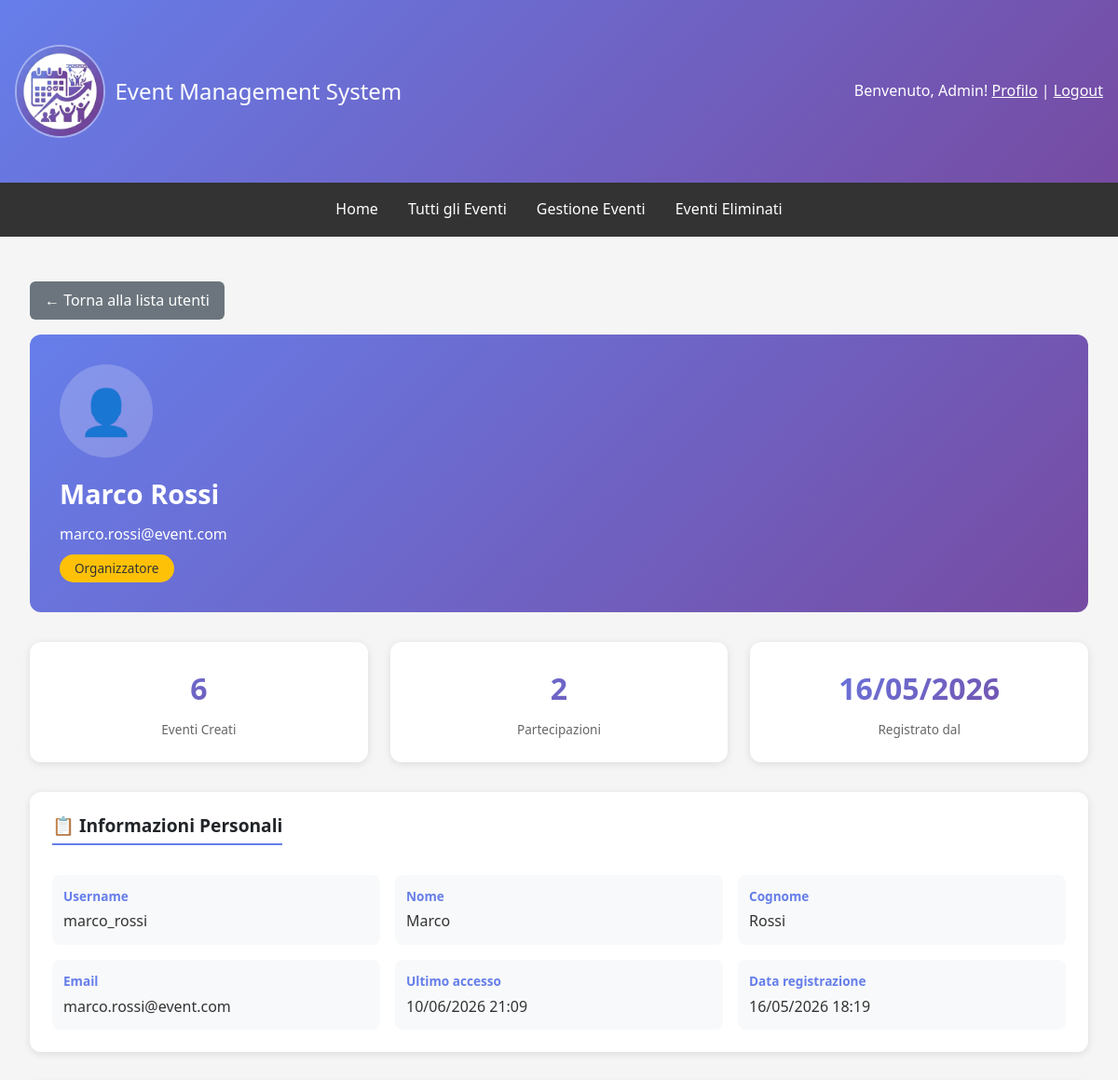
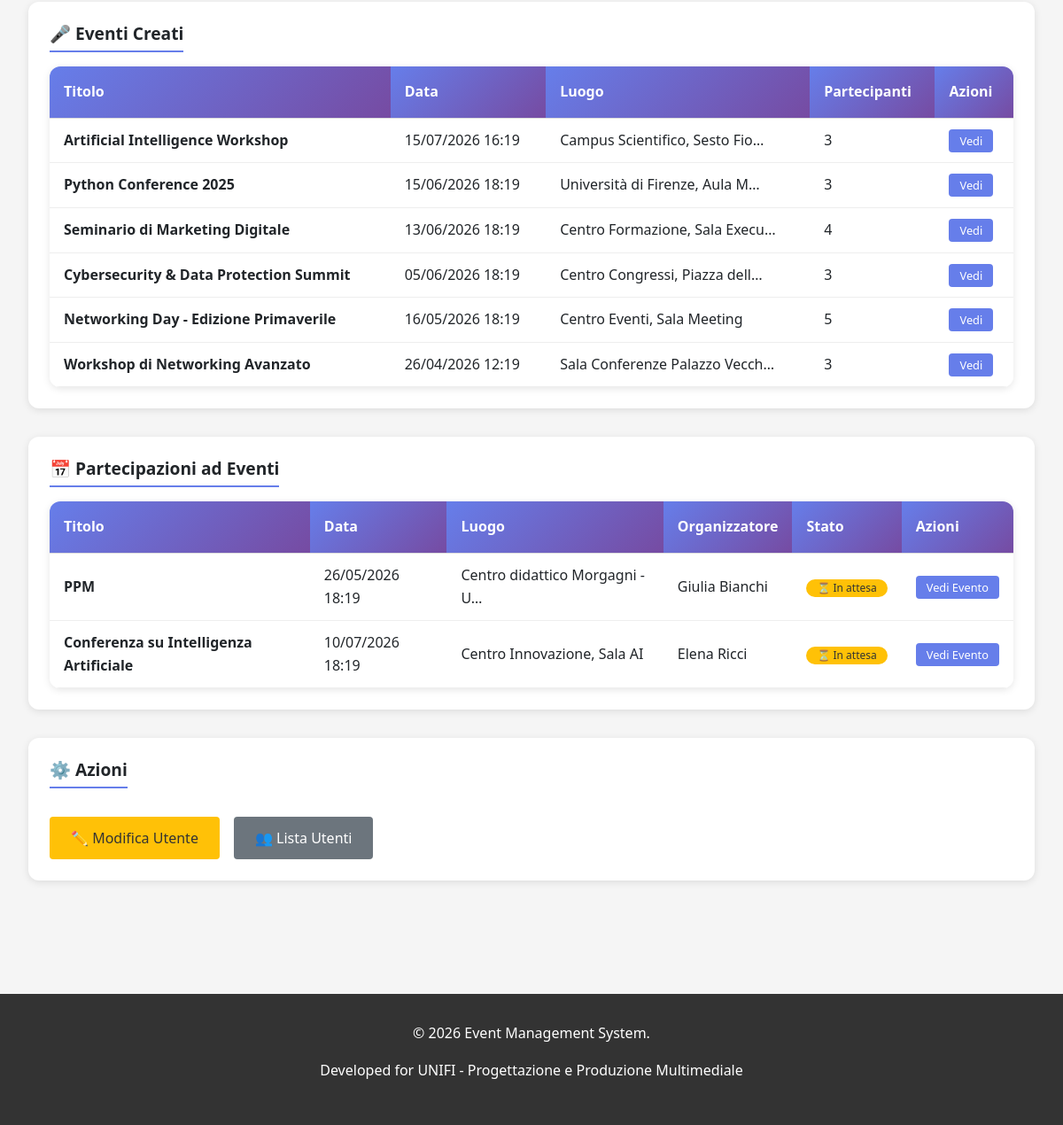
The page /users/admin/users/435/ (signed in) on the database its author committed (2 pictures, top to bottom).
### events/models.py (models this page shows, shortened)
class Event(models.Model):
    STATUS_CHOICES = [('draft', 'Bozza'), ('published', 'Pubblicato'), ('ongoing', 'In Corso'), ('completed', 'Completato'), ('cancelled', 'Annullato')]
    title = models.CharField(max_length=200, verbose_name='Titolo')
    description = models.TextField(verbose_name='Descrizione')
    organizer = models.ForeignKey(User, on_delete=models.CASCADE, related_name='organized_events', verbose_name='Organizzatore')
    location = models.CharField(max_length=255, verbose_name='Luogo')
    start_date = models.DateTimeField(verbose_name='Data e Ora Inizio')
    end_date = models.DateTimeField(verbose_name='Data e Ora Fine')
    max_attendees = models.IntegerField(null=True, blank=True, verbose_name='Numero Massimo Partecipanti')
    image = models.ImageField(upload_to='event_images/', blank=True, null=True, verbose_name='Immagine')
    status = models.CharField(max_length=15, choices=STATUS_CHOICES, default='draft', verbose_name='Stato')
    created_at = models.DateTimeField(auto_now_add=True)
    updated_at = models.DateTimeField(auto_now=True)
    deleted_at = models.DateTimeField(null=True, blank=True, verbose_name='Eliminato il')
    class Meta:
        ordering = ['-start_date']
        permissions = [('can_create_event', 'Può creare eventi'), ('can_edit_own_events', 'Può modificare i propri eventi'), ('can_delete_own_events', 'Può eliminare i propri eventi'), ('can_view_attendees', 'Può visualizzare la lista dei partecipanti')]

class EventRegistration(models.Model):
    STATUS_CHOICES = [('pending', 'In Attesa'), ('confirmed', 'Confermato'), ('cancelled', 'Annullato'), ('attended', 'Partecipato')]
    event = models.ForeignKey(Event, on_delete=models.CASCADE)
    user = models.ForeignKey(User, on_delete=models.CASCADE, related_name='event_registrations')
    status = models.CharField(max_length=15, choices=STATUS_CHOICES, default='pending')
    registered_at = models.DateTimeField(auto_now_add=True)
    updated_at = models.DateTimeField(auto_now=True)
    class Meta:
        unique_together = ('event', 'user')
        ordering = ['-registered_at']

### users/views.py (the view)
# urls.py: path('admin/users/<int:user_id>/', views.user_detail, name='user_detail'),
@user_passes_test(is_admin)
def user_detail(request, user_id):
    user = get_object_or_404(User.objects.select_related('profile'), id=user_id)
    events_organized = user.organized_events.all() if hasattr(user, 'organized_events') else []
    try:
        events_attending = user.event_registrations.filter(
            ~Q(status='cancelled')
        ).select_related('event', 'event__organizer')
    except:
        events_attending = []
    context = {
        'user_detail': user,
        'events_organized': events_organized,
        'events_attending': events_attending,
    }
    return render(request, 'users/user_detail.html', context)

### templates/users/user_detail.html (shortened to what this page needs)
{% extends 'base.html' %}
{% block content %}
<div class="profile-container">
    <a href="{% url 'users:user_list' %}" class="btn-back">
        ← Torna alla lista utenti
    </a>
    <div class="profile-header">
        <div class="profile-avatar">
            {% if user_detail.profile.avatar %}
                <img src="{{ user_detail.profile.avatar.url }}" alt="{{ user_detail.username }}" style="width: 100%; height: 100%; border-radius: 50%; object-fit: cover;">
            {% else %}
                👤
            {% endif %}
        </div>
        <div class="profile-name">{{ user_detail.get_full_name|default:user_detail.username }}</div>
        <div class="profile-email">{{ user_detail.email|default:"Email non impostata" }}</div>
        <div class="profile-role
            {% if user_detail.is_staff %}role-admin
            {% elif user_detail.profile.role == 'organizer' %}role-organizer
            {% else %}role-attendee{% endif %}">
            {% if user_detail.is_staff %}
                Amministratore
            {% elif user_detail.profile.role == 'organizer' %}
                Organizzatore
            {% else %}
                Partecipante
            {% endif %}
        </div>
    </div>
    <div class="stats-grid">
        <div class="stat-card">
            <div class="stat-number">{{ events_organized.count|default:"0" }}</div>
            <div class="stat-label">Eventi Creati</div>
        </div>
        <div class="stat-card">
            <div class="stat-number">{{ events_attending.count|default:"0" }}</div>
            <div class="stat-label">Partecipazioni</div>
        </div>
        <div class="stat-card">
            <div class="stat-number">{{ user_detail.date_joined|date:"d/m/Y" }}</div>
            <div class="stat-label">Registrato dal</div>
        </div>
    </div>
    <div class="info-section">
        <h3 class="info-title">📋 Informazioni Personali</h3>
        <div class="info-grid">
            <div class="info-item">
                <div class="info-label">Username</div>
                <div class="info-value">{{ user_detail.username }}</div>
            </div>
            <div class="info-item">
                <div class="info-label">Nome</div>
                <div class="info-value">{{ user_detail.first_name|default:"—" }}</div>
            </div>
            <div class="info-item">
                <div class="info-label">Cognome</div>
                <div class="info-value">{{ user_detail.last_name|default:"—" }}</div>
            </div>
            <div class="info-item">
                <div class="info-label">Email</div>
                <div class="info-value">{{ user_detail.email|default:"—" }}</div>
            </div>
            <div class="info-item">
                <div class="info-label">Ultimo accesso</div>
                <div class="info-value">{{ user_detail.last_login|date:"d/m/Y H:i"|default:"Mai" }}</div>
            </div>
            <div class="info-item">
                <div class="info-label">Data registrazione</div>
                <div class="info-value">{{ user_detail.date_joined|date:"d/m/Y H:i" }}</div>
            </div>
        </div>
    </div>
    {% if events_organized %}
    <div class="info-section">
        <h3 class="info-title">🎤 Eventi Creati</h3>
        <div class="events-table">
            <table>
                <thead>
                    <tr>
                        <th>Titolo</th>
                        <th>Data</th>
                        <th>Luogo</th>
                        <th>Partecipanti</th>
                        <th>Azioni</th>
                    </tr>
                </thead>
                <tbody>
                    {% for event in events_organized %}
                    <tr>
                        <td><strong>{{ event.title }}</strong></td>
                        <td>{{ event.start_date|date:"d/m/Y H:i" }}</td>
                        <td>{{ event.location|truncatechars:30 }}</td>
                        <td>{{ event.eventregistration_set.count }}</td>
                        <td>
                            <a href="{% url 'events:event_detail' event.id %}" class="btn-sm">Vedi</a>
                        </td>
                    </tr>
                    {% endfor %}
                </tbody>
            </table>
        </div>
    </div>
    {% endif %}
    {% if events_attending %}
    <div class="info-section">
        <h3 class="info-title">📅 Partecipazioni ad Eventi</h3>
        <div class="events-table">
            <table>
                <thead>
                    <tr>
                        <th>Titolo</th>
                        <th>Data</th>
                        <th>Luogo</th>
                        <th>Organizzatore</th>
                        <th>Stato</th>
                        <th>Azioni</th>
                    </tr>
                </thead>
                <tbody>
                    {% for registration in events_attending %}
                    <tr>
                        <td><strong>{{ registration.event.title }}</strong></td>
                        <td>{{ registration.event.start_date|date:"d/m/Y H:i" }}</td>
                        <td>{{ registration.event.location|truncatechars:30 }}</td>
                        <td>{{ registration.event.organizer.get_full_name|default:registration.event.organizer.username }}</td>
                        <td>
                            <span class="badge badge-{{ registration.status }}">
                                {% if registration.status == 'confirmed' %}✅ Confermato
                                {% elif registration.status == 'pending' %}⏳ In attesa
                                {% else %}❌ Cancellato{% endif %}
                            </span>
                        </td>
                        <td>
                            <a href="{% url 'events:event_detail' registration.event.id %}" class="btn-sm">Vedi Evento</a>
                        </td>
                    </tr>
                    {% endfor %}
                </tbody>
            </table>
        </div>
    </div>
    {% endif %}
    <div class="info-section">
        <h3 class="info-title">⚙️ Azioni</h3>
        <div style="display: flex; gap: 1rem; flex-wrap: wrap; margin-top: 1rem;">
            <a href="{% url 'admin:auth_user_change' user_detail.id %}" class="btn" style="background: #ffc107; color: #333;">
                ✏️ Modifica Utente
            </a>
            <a href="{% url 'users:user_list' %}" class="btn" style="background: #6c757d;">
                👥 Lista Utenti
            </a>
        </div>
    </div>
</div>
{% endblock %}

### templates/base.html (shortened to what this page needs)
{% load static %}
<!DOCTYPE html>
<html lang="it">
<head>
    <link href="https://cdn.jsdelivr.net/npm/bootstrap@5.3.0/dist/css/bootstrap.min.css" rel="stylesheet">
</head>
<body>
    <header>
        <div class="container">
            <div class="header-content">
                <div class="header-logo">
                    <a href="{% url 'home' %}" style="text-decoration: none; color: inherit; display: flex; align-items: center; gap: 10px;">
                        <img src="{% static 'favicon.ico' %}" alt="Event Management System Logo">
                        <h1>Event Management System</h1>
                    </a>
                </div>
                <div class="user-info">
                    {% if user.is_authenticated %}
                        <span>Benvenuto, {{ user.first_name|default:user.username }}!</span>
                        <a href="{% url 'users:profile' %}" style="color: white; text-decoration: underline;">Profilo</a> |
                        <form method="post" action="{% url 'users:logout' %}" style="display: inline; margin: 0; padding: 0; background: none; border:none; outline: none; box-shadow: none;">
                            <button type="submit" style="background: none; border: none; color: white; text-decoration: underline; cursor: pointer; padding: 0; font: inherit; outline: none; box-shadow: none;">
                                Logout
                            </button>
                        </form>
                    {% else %}
                        <a href="{% url 'users:login' %}" style="color: white; text-decoration: underline;">Login</a> |
                        <a href="{% url 'users:register' %}" style="color: white; text-decoration: underline;">Registrati</a>
                    {% endif %}
                </div>
            </div>
        </div>
    </header>
    <nav>
        <div class="nav-links">
            <a href="{% url 'home' %}">Home</a>
            <a href="{% url 'events:event_list' %}">Tutti gli Eventi</a>
            {% if user.is_authenticated %}
                {% if user.is_staff %}
                    <a href="{% url 'events:organizer_events' %}">Gestione Eventi</a>
                    <a href="{% url 'events:deleted_events' %}">Eventi Eliminati</a>
                {% else %}
                    <a href="{% url 'events:user_registrations' %}">Le mie Registrazioni</a>
                    <a href="{% url 'events:calendar_view' %}">Calendario</a>
                {% endif %}
            {% endif %}
        </div>
    </nav>
    <div class="container">
        {% block content %}{% endblock %}
    </div>
    <footer>
        <p>&copy; 2026 Event Management System.</p>
        <p>Developed for UNIFI - Progettazione e Produzione Multimediale</p>
    </footer>
</body>
</html>

### rows shown on the page
Event: title "Artificial Intelligence Workshop", start_date "15/07/2026 16:19", location "Campus Scientifico, Sesto Fio…", eventregistration_set.count "3"
Event: title "Python Conference 2025", start_date "15/06/2026 18:19", location "Università di Firenze, Aula M…", eventregistration_set.count "3"
Event: title "Seminario di Marketing Digitale", start_date "13/06/2026 18:19", location "Centro Formazione, Sala Execu…", eventregistration_set.count "4"
Event: title "Cybersecurity & Data Protection Summit", start_date "05/06/2026 18:19", location "Centro Congressi, Piazza dell…", eventregistration_set.count "3"
Event: title "Networking Day - Edizione Primaverile", start_date "16/05/2026 18:19", location "Centro Eventi, Sala Meeting", eventregistration_set.count "5"
Event: title "Workshop di Networking Avanzato", start_date "26/04/2026 12:19", location "Sala Conferenze Palazzo Vecch…", eventregistration_set.count "3"
EventRegistration: event "PPM", event.start_date "26/05/2026 18:19", event.location "Centro didattico Morgagni - U…", event.organizer.get_full_name "Giulia Bianchi", status "⏳ In attesa"
EventRegistration: event "Conferenza su Intelligenza Artificiale", event.start_date "10/07/2026 18:19", event.location "Centro Innovazione, Sala AI", event.organizer.get_full_name "Elena Ricci", status "⏳ In attesa"

### other values the page prints
{{ user.first_name|default:user.username }} "Admin"
{{ user_detail.get_full_name|default:user_detail.username }} "Marco Rossi"
{{ user_detail.email|default:"Email non impostata" }} "marco.rossi@event.com"
{{ user_detail.username }} "marco_rossi"
{{ user_detail.first_name|default:"—" }} "Marco"
{{ user_detail.last_name|default:"—" }} "Rossi"
{{ user_detail.email|default:"—" }} "marco.rossi@event.com"
{{ user_detail.last_login|date:"d/m/Y H:i"|default:"Mai" }} "10/06/2026 21:09"
{{ user_detail.date_joined|date:"d/m/Y H:i" }} "16/05/2026 18:19"
